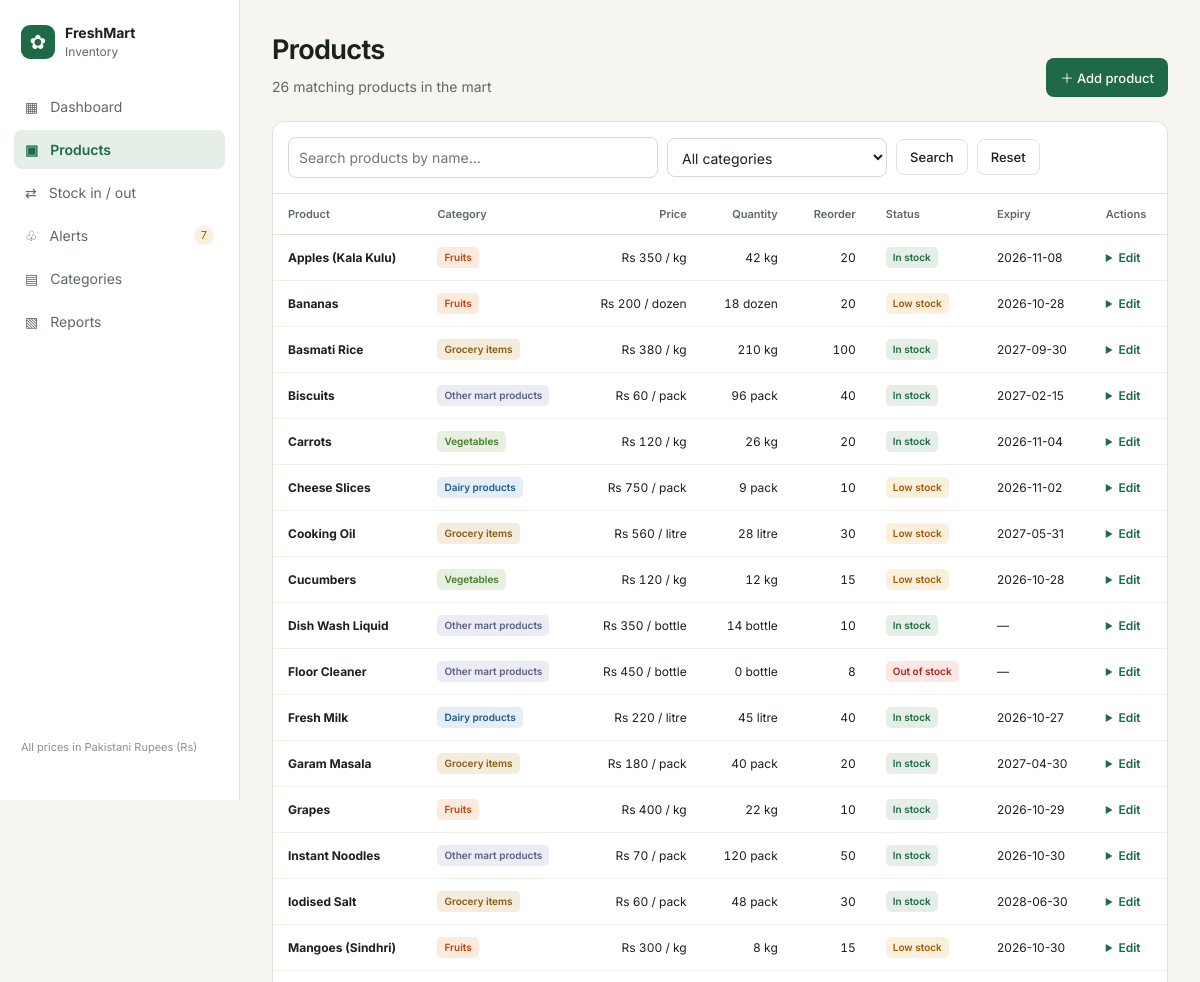
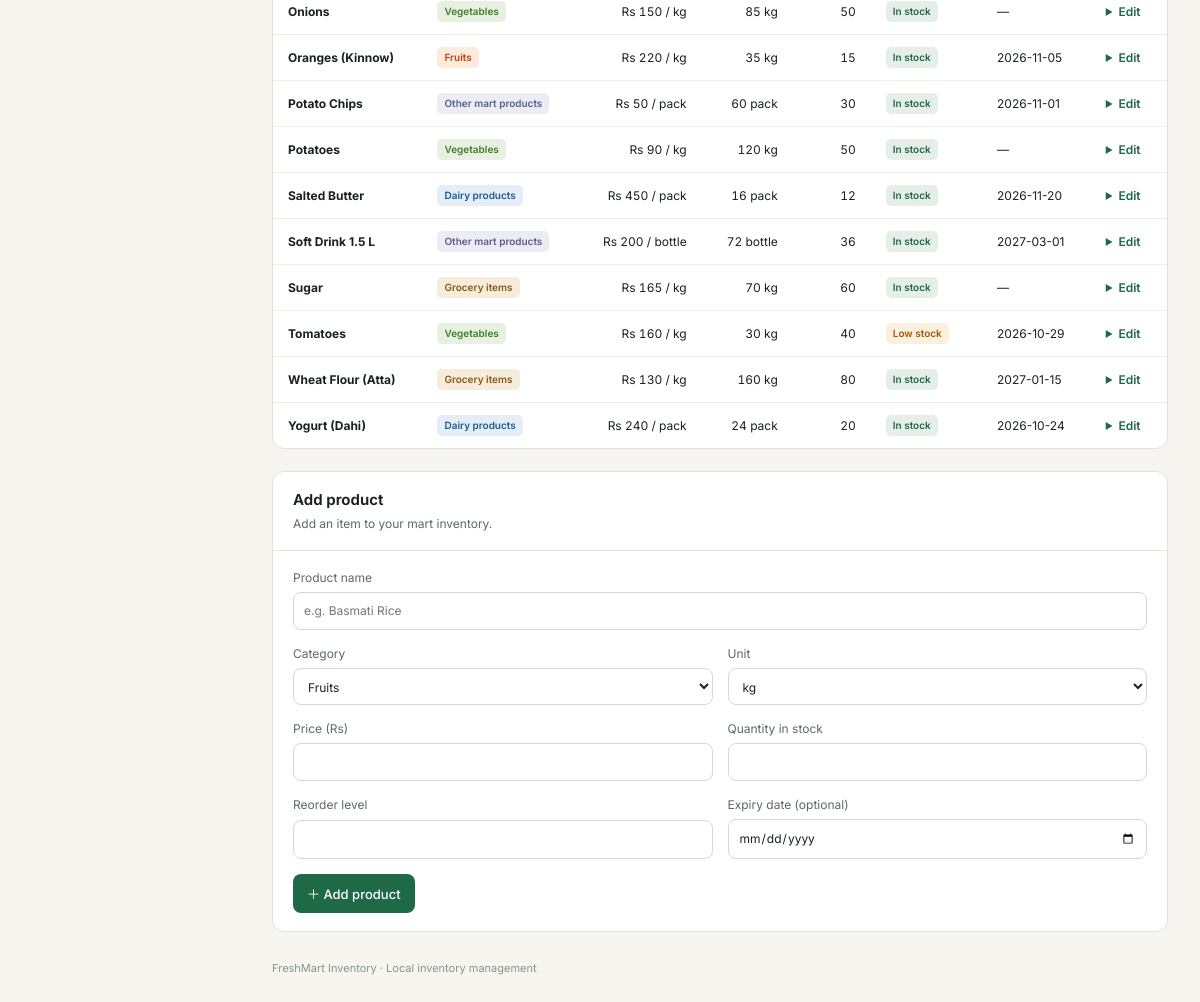
Page /products on the committed database (2 pictures, top to bottom).
### tables this page shows
CREATE TABLE products(id INTEGER PRIMARY KEY AUTOINCREMENT,name TEXT NOT NULL COLLATE NOCASE UNIQUE,category TEXT NOT NULL,price REAL NOT NULL,unit TEXT NOT NULL,quantity INTEGER NOT NULL,reorder_level INTEGER NOT NULL,expiry_date TEXT);

### app.py (the view)
@app.route('/products')
def products_page():
    d=common(); q=request.args.get('q','').strip().lower(); cat=request.args.get('category','all')
    d['products']=[p for p in d['products'] if (cat=='all' or p['category']==cat) and q in p['name'].lower()]; d.update(q=q,selected_category=cat)
    return render_template('products.html',**d,title='Products')

### app.py (called while the page is built)
def db():
    conn=sqlite3.connect(DB_PATH); conn.row_factory=sqlite3.Row; return conn

def all_products():
    with db() as c: return [dict(r) for r in c.execute('SELECT * FROM products ORDER BY name')]

def all_transactions():
    with db() as c: return [dict(r) for r in c.execute('SELECT * FROM transactions ORDER BY date DESC,id DESC')]

def stock_status(p): return 'out' if p['quantity']<=0 else ('low' if p['quantity']<=p['reorder_level'] else 'ok')

def expiry_status(p):
    if not p.get('expiry_date'): return ('none',None)
    days=(date.fromisoformat(p['expiry_date'])-date.today()).days
    return ('expired' if days<0 else 'soon' if days<=7 else 'ok',days)

def common():
    products=all_products(); tx=all_transactions()
    low=[p for p in products if p['quantity']<=p['reorder_level']]
    expiry=[]
    for p in products:
        st,days=expiry_status(p)
        if st in ('expired','soon'): expiry.append({**p,'expiry_status':st,'days':days})
    expiry.sort(key=lambda x:x['days'])
    return dict(products=products,transactions=tx,categories=CATEGORIES,units=UNITS,reasons=REASONS,low_stock=low,expiry_watch=expiry)

@app.context_processor
def inject(): return {'today':date.today().isoformat(),'money':lambda n:'Rs {:,.0f}'.format(n),'qty':lambda n,u:f'{n:,} {u}','category_name':lambda cid:next((x[1] for x in CATEGORIES if x[0]==cid),cid),'stock_status':stock_status,'expiry_status':expiry_status}

### templates/products.html (shortened to what this page needs)
{% extends 'base.html' %}{% block content %}<div class="page-head"><div><h1>Products</h1><p>{{ products|length }} matching products in the mart</p></div><a class="btn primary" href="#product-form">＋ Add product</a></div><section class="panel"><form class="toolbar" method="get"><input name="q" value="{{ q }}" placeholder="Search products by name…"><select name="category"><option value="all">All categories</option></select><button class="btn secondary">Search</button><a class="btn secondary" href="{{ url_for('products_page') }}">Reset</a></form><div class="table-wrap"><table><thead><tr><th>Product</th><th>Category</th><th class="num">Price</th><th class="num">Quantity</th><th class="num">Reorder</th><th>Status</th><th>Expiry</th><th>Actions</th></tr></thead><tbody>{% for p in products %}<tr><td><b>{{ p.name }}</b></td><td><span class="tag cat-{{ p.category }}">{{ category_name(p.category) }}</span></td><td class="num">{{ money(p.price) }} / {{ p.unit }}</td><td class="num">{{ p.quantity }} {{ p.unit }}</td><td class="num">{{ p.reorder_level }}</td><td><span class="status {{ stock_status(p) }}">{{ {'out':'Out of stock','low':'Low stock','ok':'In stock'}[stock_status(p)] }}</span></td><td>{{ p.expiry_date or '—' }}</td><td><details class="edit-details"><summary>Edit</summary>{% set vals={'name':p.name,'category':p.category,'price':p.price,'unit':p.unit,'quantity':p.quantity,'reorder_level':p.reorder_level,'expiry_date':p.expiry_date or ''} %}</details></td></tr>{% else %}<tr><td colspan="8" class="empty">No products match your search.</td></tr>{% endfor %}</tbody></table></div></section><section class="panel form-panel" id="product-form"><div class="panel-head"><div><h2>Add product</h2><p>Add an item to your mart inventory.</p></div></div><form method="post" action="{{ url_for('add_product') }}" class="form-grid"><label class="wide">Product name<input name="name" placeholder="e.g. Basmati Rice" required></label><label>Category<select name="category">{% for c in categories %}<option value="{{ c[0] }}">{{ c[1] }}</option>{% endfor %}</select></label><label>Unit<select name="unit">{% for u in units %}<option>{{ u }}</option>{% endfor %}</select></label><label>Price (Rs)<input name="price" type="number" min="0" step="0.01" required></label><label>Quantity in stock<input name="quantity" type="number" min="0" step="1" required></label><label>Reorder level<input name="reorder_level" type="number" min="0" step="1" required></label><label>Expiry date (optional)<input name="expiry_date" type="date"></label><div class="wide"><button class="btn primary">＋ Add product</button></div></form></section>{% endblock %}

### static/style.css (style rules this page uses)
:root { --canvas:#f6f5f0;--surface:#fff;--ink:#1a211e;--muted:#5f6964;--subtle:#8a928d;--line:#e3e1d8;--brand:#1e6a46;--brand-hover:#17573a;--brand-soft:#e5efe8;--warn:#a65a06;--warn-soft:#fbf0de;--danger:#b42318;--danger-soft:#fbe8e6 }
* { box-sizing:border-box }
body { margin:0;background:var(--canvas);color:var(--ink);font-family:Inter,system-ui,sans-serif;font-size:14px;line-height:1.5 }
.page-head { display:flex;justify-content:space-between;align-items:flex-end;gap:16px;margin-bottom:24px }
.page-head h1 { font-size:27px;letter-spacing:-.7px;margin:0;font-weight:650 }
.page-head p { color:var(--muted);margin:5px 0 0 }
.btn { border:1px solid transparent;border-radius:8px;display:inline-flex;align-items:center;justify-content:center;gap:7px;padding:9px 13px;font:500 13px Inter,sans-serif;text-decoration:none;cursor:pointer;white-space:nowrap }
.btn.primary { background:var(--brand);color:#fff }
.btn.secondary { background:#fff;color:var(--ink);border-color:var(--line) }
.panel { background:white;border:1px solid var(--line);border-radius:12px;overflow:hidden;min-width:0 }
.panel-head { display:flex;justify-content:space-between;align-items:center;gap:14px;padding:17px 20px;border-bottom:1px solid var(--line) }
.panel-head h2 { font-size:15px;margin:0;font-weight:650 }
.panel-head p { margin:3px 0 0;color:var(--muted);font-size:12px }
.cat-fruits { background:#c2410c }
.cat-vegetables { background:#3f7d2a }
.cat-grocery { background:#8a5a12 }
.cat-dairy { background:#1d5c8f }
.cat-other { background:#5b5f86 }
.toolbar { padding:15px;display:flex;gap:9px;align-items:center;border-bottom:1px solid var(--line) }
input,select,textarea { font:inherit;color:var(--ink);background:white;border:1px solid #d8d8d0;border-radius:8px;padding:9px 10px;min-width:0;width:100%;outline:none }
.toolbar input { max-width:370px }
.toolbar select { max-width:220px }
.table-wrap { overflow-x:auto }
table { border-collapse:collapse;width:100%;font-size:12px;white-space:nowrap }
th { text-align:left;color:var(--muted);font-weight:600;font-size:11px;background:#fff;padding:12px 15px;border-bottom:1px solid var(--line) }
td { padding:12px 15px;border-bottom:1px solid #efeee9;vertical-align:middle }
tbody tr:last-child td { border-bottom:0 }
.num { text-align:right;font-variant-numeric:tabular-nums }
.status,.tag { display:inline-block;padding:3px 7px;border-radius:5px;font-size:10px;font-weight:600 }
.status.ok { background:var(--brand-soft);color:var(--brand) }
.status.low { background:var(--warn-soft);color:var(--warn) }
.status.out { background:var(--danger-soft);color:var(--danger) }
.tag { background:#efeee9;color:var(--muted) }
.tag.cat-fruits { background:#fcebdd;color:#c2410c }
.tag.cat-vegetables { background:#e8f1e1;color:#3f7d2a }
.tag.cat-grocery { background:#f5ecdc;color:#8a5a12 }
.tag.cat-dairy { background:#e5eef6;color:#1d5c8f }
.tag.cat-other { background:#ececf4;color:#5b5f86 }
.edit-details { position:relative }
.edit-details summary { cursor:pointer;color:var(--brand);font-weight:600 }
.form-panel { padding-bottom:18px;margin-top:22px }
.form-grid { padding:18px 20px 0;display:grid;grid-template-columns:repeat(2,minmax(0,1fr));gap:15px }
.form-grid .wide { grid-column:1/-1 }
.form-grid .btn { justify-self:start }

### rows in the picture
products: name "Apples (Kala Kulu)", category "Fruits", price "Rs 350", unit "kg", quantity "42", reorder_level "20", value "In stock", expiry_date "2026-11-08"
products: name "Bananas", category "Fruits", price "Rs 200", unit "dozen", quantity "18", reorder_level "20", value "Low stock", expiry_date "2026-10-28"
products: name "Basmati Rice", category "Grocery items", price "Rs 380", unit "kg", quantity "210", reorder_level "100", value "In stock", expiry_date "2027-09-30"
products: name "Biscuits", category "Other mart products", price "Rs 60", unit "pack", quantity "96", reorder_level "40", value "In stock", expiry_date "2027-02-15"
products: name "Carrots", category "Vegetables", price "Rs 120", unit "kg", quantity "26", reorder_level "20", value "In stock", expiry_date "2026-11-04"
products: name "Cheese Slices", category "Dairy products", price "Rs 750", unit "pack", quantity "9", reorder_level "10", value "Low stock", expiry_date "2026-11-02"
products: name "Cooking Oil", category "Grocery items", price "Rs 560", unit "litre", quantity "28", reorder_level "30", value "Low stock", expiry_date "2027-05-31"
products: name "Cucumbers", category "Vegetables", price "Rs 120", unit "kg", quantity "12", reorder_level "15", value "Low stock", expiry_date "2026-10-28"
products: name "Dish Wash Liquid", category "Other mart products", price "Rs 350", unit "bottle", quantity "14", reorder_level "10", value "In stock", expiry_date "—"
products: name "Floor Cleaner", category "Other mart products", price "Rs 450", unit "bottle", quantity "0", reorder_level "8", value "Out of stock", expiry_date "—"
products: name "Fresh Milk", category "Dairy products", price "Rs 220", unit "litre", quantity "45", reorder_level "40", value "In stock", expiry_date "2026-10-27"
products: name "Garam Masala", category "Grocery items", price "Rs 180", unit "pack", quantity "40", reorder_level "20", value "In stock", expiry_date "2027-04-30"
products: name "Grapes", category "Fruits", price "Rs 400", unit "kg", quantity "22", reorder_level "10", value "In stock", expiry_date "2026-10-29"
products: name "Instant Noodles", category "Other mart products", price "Rs 70", unit "pack", quantity "120", reorder_level "50", value "In stock", expiry_date "2026-10-30"
products: name "Iodised Salt", category "Grocery items", price "Rs 60", unit "pack", quantity "48", reorder_level "30", value "In stock", expiry_date "2028-06-30"
products: name "Mangoes (Sindhri)", category "Fruits", price "Rs 300", unit "kg", quantity "8", reorder_level "15", value "Low stock", expiry_date "2026-10-30"
products: name "Onions", category "Vegetables", price "Rs 150", unit "kg", quantity "85", reorder_level "50", value "In stock", expiry_date "—"
products: name "Oranges (Kinnow)", category "Fruits", price "Rs 220", unit "kg", quantity "35", reorder_level "15", value "In stock", expiry_date "2026-11-05"
products: name "Potato Chips", category "Other mart products", price "Rs 50", unit "pack", quantity "60", reorder_level "30", value "In stock", expiry_date "2026-11-01"
products: name "Potatoes", category "Vegetables", price "Rs 90", unit "kg", quantity "120", reorder_level "50", value "In stock", expiry_date "—"
products: name "Salted Butter", category "Dairy products", price "Rs 450", unit "pack", quantity "16", reorder_level "12", value "In stock", expiry_date "2026-11-20"
products: name "Soft Drink 1.5 L", category "Other mart products", price "Rs 200", unit "bottle", quantity "72", reorder_level "36", value "In stock", expiry_date "2027-03-01"
products: name "Sugar", category "Grocery items", price "Rs 165", unit "kg", quantity "70", reorder_level "60", value "In stock", expiry_date "—"
products: name "Tomatoes", category "Vegetables", price "Rs 160", unit "kg", quantity "30", reorder_level "40", value "Low stock", expiry_date "2026-10-29"
products: name "Wheat Flour (Atta)", category "Grocery items", price "Rs 130", unit "kg", quantity "160", reorder_level "80", value "In stock", expiry_date "2027-01-15"
products: name "Yogurt (Dahi)", category "Dairy products", price "Rs 240", unit "pack", quantity "24", reorder_level "20", value "In stock", expiry_date "2026-10-24"

### other values in the picture
{{ icon }} "▦" "▣" "⇄" "♧" "▤" "▧"
{{ label }} "Dashboard" "Products" "Stock in / out" "Alerts" "Categories" "Reports"
{{ low_stock|length }} "7"
{{ products|length }} "26"
form field category "Fruits"
form field unit "kg"
